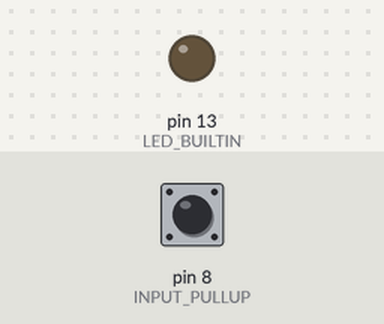
A sketch run on a simulated Arduino Uno, built with avr-gcc and run on an emulated ATmega328P. Shown: output pins drawn as LEDs (lit = HIGH). The inputs (shaded band) are chosen by the test bench; at power-on: pin 8 (INPUT_PULLUP) HIGH.

Above: at 1.2 s.
1.3 s: pin 8 (INPUT_PULLUP) pulled LOW for 0.15 s
At 1.37 s:
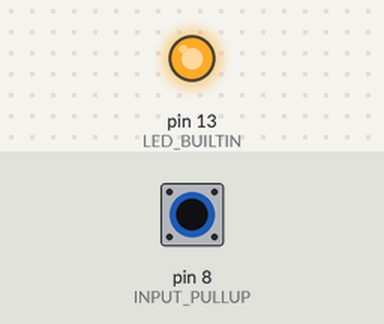
2.9 s: pin 8 (INPUT_PULLUP) pulled LOW for 3.2 s
At 7.3 s:
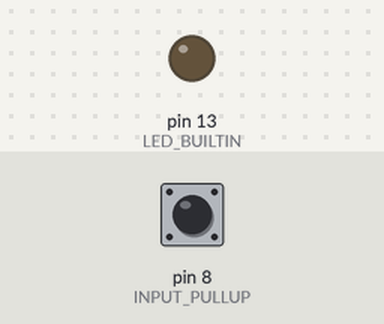
Timing chart, 0 to 8.8 s (numbered marks = the images above; inputs shaded):
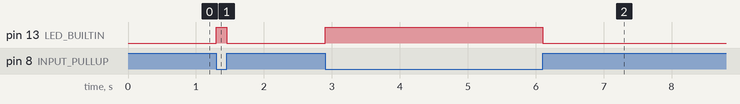

The sketch:

sketch_mar26h.ino
```cpp
void setup() {
  // put your setup code here, to run once:
  pinMode(8,INPUT_PULLUP);//INPUT_PULLUP=2(int) giriş ama PULLUP direnci bağlı gibi
  pinMode(LED_BUILTIN,OUTPUT);//LED_BUILTIN=13(int) yani 13 nolu pini çıkış yap
}

void loop() {
  // put your main code here, to run repeatedly:
  int okunanDeger = digitalRead(8);
  if(okunanDeger==0)//butona basılı ise
    digitalWrite(LED_BUILTIN,1);
  else
    digitalWrite(LED_BUILTIN,0);
}
```

Measured:
- after the input at 1.3 s, pin 13 (LED_BUILTIN): LOW → HIGH at once, → LOW 0.15 s later
- after the input at 2.9 s, pin 13 (LED_BUILTIN): LOW → HIGH at once, → LOW 3.2 s later
